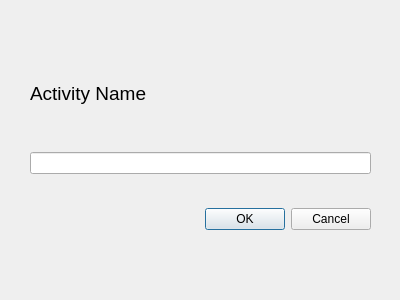
<?xml version="1.0" encoding="UTF-8"?>
<ui version="4.0">
 <class>Dialog</class>
 <widget class="QDialog" name="Dialog">
  <property name="geometry">
   <rect>
    <x>0</x>
    <y>0</y>
    <width>400</width>
    <height>300</height>
   </rect>
  </property>
  <property name="windowTitle">
   <string>Dialog</string>
  </property>
  <widget class="QWidget" name="layoutWidget">
   <property name="geometry">
    <rect>
     <x>30</x>
     <y>40</y>
     <width>341</width>
     <height>221</height>
    </rect>
   </property>
   <layout class="QVBoxLayout" name="verticalLayout">
    <item>
     <widget class="QLabel" name="label">
      <property name="maximumSize">
       <size>
        <width>16777215</width>
        <height>50</height>
       </size>
      </property>
      <property name="font">
       <font>
        <pointsize>14</pointsize>
       </font>
      </property>
      <property name="text">
       <string>Activity Name</string>
      </property>
     </widget>
    </item>
    <item>
     <widget class="QLineEdit" name="new_task_input"/>
    </item>
    <item>
     <widget class="QDialogButtonBox" name="buttonBox">
      <property name="orientation">
       <enum>Qt::Horizontal</enum>
      </property>
      <property name="standardButtons">
       <set>QDialogButtonBox::Cancel|QDialogButtonBox::Ok</set>
      </property>
     </widget>
    </item>
   </layout>
  </widget>
 </widget>
 <resources/>
 <connections>
  <connection>
   <sender>buttonBox</sender>
   <signal>accepted()</signal>
   <receiver>Dialog</receiver>
   <slot>accept()</slot>
   <hints>
    <hint type="sourcelabel">
     <x>248</x>
     <y>254</y>
    </hint>
    <hint type="destinationlabel">
     <x>157</x>
     <y>274</y>
    </hint>
   </hints>
  </connection>
  <connection>
   <sender>buttonBox</sender>
   <signal>rejected()</signal>
   <receiver>Dialog</receiver>
   <slot>reject()</slot>
   <hints>
    <hint type="sourcelabel">
     <x>316</x>
     <y>260</y>
    </hint>
    <hint type="destinationlabel">
     <x>286</x>
     <y>274</y>
    </hint>
   </hints>
  </connection>
 </connections>
</ui>
